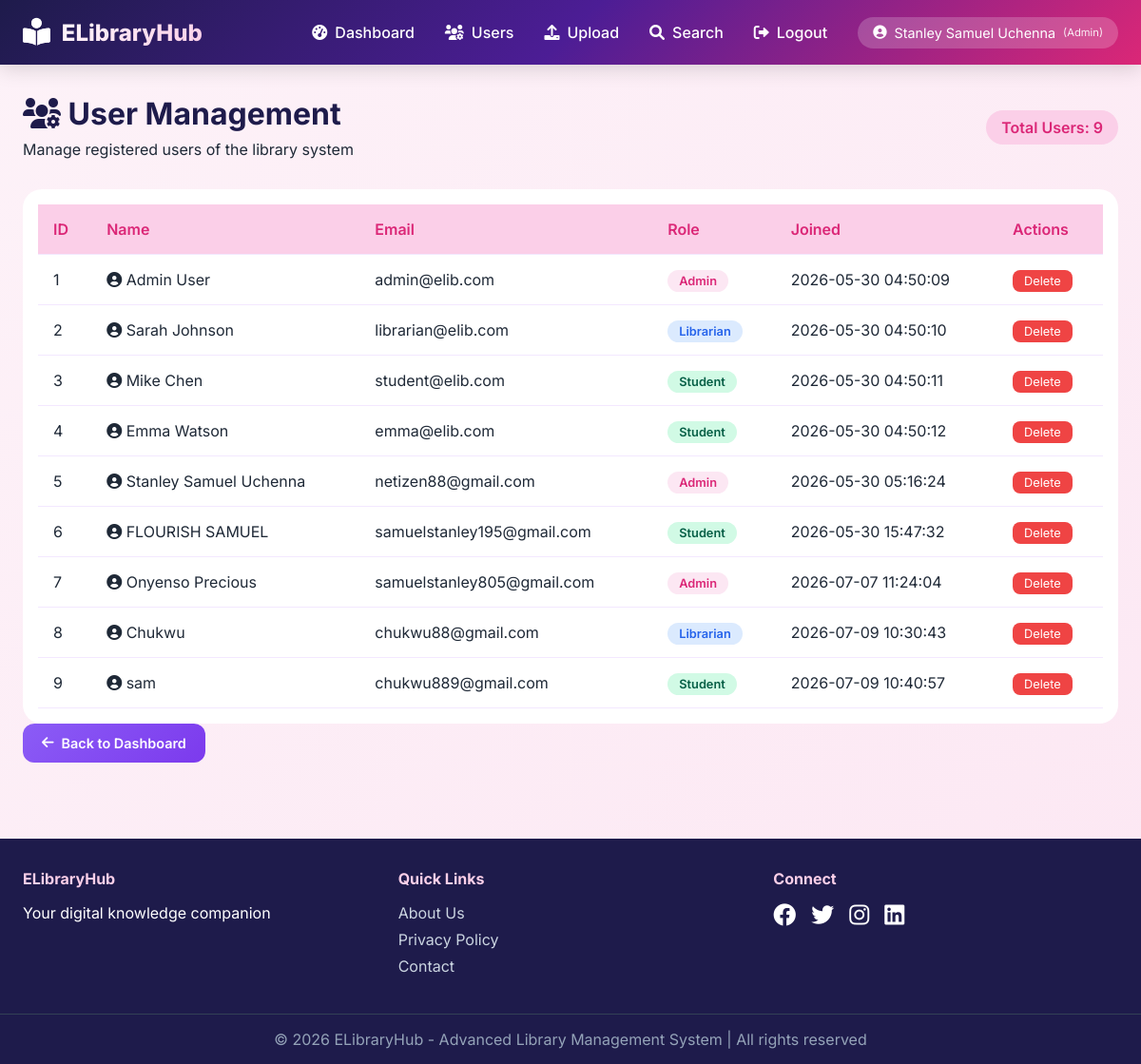
The page /manage_users (signed in) on the database its author committed.
### tables this page shows
CREATE TABLE users (
        id INTEGER PRIMARY KEY AUTOINCREMENT,
        name TEXT NOT NULL,
        email TEXT UNIQUE NOT NULL,
        password TEXT NOT NULL,
        role TEXT NOT NULL,
        profile_pic TEXT DEFAULT 'default.png',
        join_date TIMESTAMP DEFAULT CURRENT_TIMESTAMP
    );

### app.py (the view)
@app.route('/manage_users')
@login_required
@role_required('Admin')
def manage_users():
    conn = sqlite3.connect('database.db')
    c = conn.cursor()
    c.execute("SELECT id, name, email, role, join_date FROM users")
    users = c.fetchall()
    conn.close()
    return render_template('manage_users.html', users=users)

### app.py (called while the page is built)
def login_required(f):
    @wraps(f)
    def decorated_function(*args, **kwargs):
        if 'user_id' not in session:
            flash('Please login first!', 'error')
            return redirect(url_for('login'))
        return f(*args, **kwargs)
    return decorated_function

def role_required(*roles):
    def decorator(f):
        @wraps(f)
        def decorated_function(*args, **kwargs):
            if 'role' not in session or session['role'] not in roles:
                flash('Access denied! Insufficient permissions.', 'error')
                return redirect(url_for('dashboard_redirect'))
            return f(*args, **kwargs)
        return decorated_function
    return decorator

### templates/manage_users.html (shortened to what this page needs)
{% extends "base.html" %}
{% block content %}
<div class="dashboard">
    <div class="dashboard-header">
        <div><h1><i class="fas fa-users-cog"></i> User Management</h1><p>Manage registered users of the library system</p></div>
        <div><span class="total-badge">Total Users: {{ users|length }}</span></div>
    </div>
    <div class="users-table-container">
        <table class="users-table">
            <thead>
                <tr><th>ID</th><th>Name</th><th>Email</th><th>Role</th><th>Joined</th><th>Actions</th></tr>
            </thead>
            <tbody>
                {% for user in users %}
                <tr>
                    <td>{{ user[0] }}</td><td><i class="fas fa-user-circle"></i> {{ user[1] }}</td><td>{{ user[2] }}</td>
                    <td><span class="role-badge {{ user[3].lower() }}">{{ user[3] }}</span></td><td>{{ user[4] }}</td>
                    <td><a href="{{ url_for('delete_user', user_id=user[0]) }}" class="btn-delete-small" onclick="return confirm('Delete this user?')">Delete</a></td>
                </tr>
                {% endfor %}
            </tbody>
        </table>
    </div>
    <div class="back-link"><a href="{{ url_for('admin_dashboard') }}" class="btn-secondary"><i class="fas fa-arrow-left"></i> Back to Dashboard</a></div>
</div>
{% endblock %}

### templates/base.html (shortened to what this page needs)
<!DOCTYPE html>
<html lang="en">
<head>
    <link rel="stylesheet" href="{{ url_for('static', filename='css/style.css') }}">
    <link rel="stylesheet" href="https://cdnjs.cloudflare.com/ajax/libs/font-awesome/6.0.0-beta3/css/all.min.css">
</head>
<body>
    <div class="app-wrapper">
        <nav class="navbar" id="navbar">
            <div class="nav-container">
                <div class="logo">
                    <i class="fas fa-book-reader"></i>
                    <span>ELibrary<span class="logo-highlight">Hub</span></span>
                </div>
                <div class="nav-links-wrapper" id="navLinksWrapper">
                    <ul class="nav-links" id="navLinks">
                        {% if session.user_id %}
                            <li><a href="{{ url_for('dashboard_redirect') }}"><i class="fas fa-tachometer-alt"></i> Dashboard</a></li>
                            {% if session.role == 'Admin' %}
                                <li><a href="{{ url_for('manage_users') }}"><i class="fas fa-users-cog"></i> Users</a></li>
                                <li><a href="#" id="showUploadBtn"><i class="fas fa-upload"></i> Upload</a></li>
                            {% endif %}
                            <li><a href="#" id="showSearchBtn"><i class="fas fa-search"></i> Search</a></li>
                            <li><a href="{{ url_for('logout') }}"><i class="fas fa-sign-out-alt"></i> Logout</a></li>
                            <li class="user-greeting">
                                <i class="fas fa-user-circle"></i>
                                <span>{{ session.user_name }}</span>
                                <small>({{ session.role }})</small>
                            </li>
                        {% else %}
                            <li><a href="{{ url_for('login') }}"><i class="fas fa-sign-in-alt"></i> Login</a></li>
                            <li><a href="{{ url_for('register') }}"><i class="fas fa-user-plus"></i> Register</a></li>
                        {% endif %}
                    </ul>
                </div>
            </div>
        </nav>
        <main class="main-content">
            {% block content %}{% endblock %}
        </main>
        <footer class="footer">
            <div class="footer-content">
                <div class="footer-section">
                    <h4>ELibraryHub</h4>
                    <p>Your digital knowledge companion</p>
                </div>
                <div class="footer-section">
                    <h4>Quick Links</h4>
                    <a href="#">About Us</a>
                    <a href="#">Privacy Policy</a>
                    <a href="#">Contact</a>
                </div>
                <div class="footer-section">
                    <h4>Connect</h4>
                    <div class="social-icons">
                        <i class="fab fa-facebook"></i>
                        <i class="fab fa-twitter"></i>
                        <i class="fab fa-instagram"></i>
                        <i class="fab fa-linkedin"></i>
                    </div>
                </div>
            </div>
            <div class="footer-bottom">
                <p>&copy; 2026 ELibraryHub - Advanced Library Management System | All rights reserved</p>
            </div>
        </footer>
    </div>
</body>
</html>

### static/css/style.css (style rules this page uses)
:root { --primary: #ec489a; --primary-dark: #db2777; --primary-light: #fbcfe8; --secondary: #8b5cf6; --secondary-dark: #7c3aed; --dark: #1e1b4b; --light: #fdf2f8; --gray: #6b7280; --success: #10b981; --error: #ef4444; --warning: #f59e0b; --info: #3b82f6; }
* { margin: 0; padding: 0; box-sizing: border-box; }
body { font-family: 'Inter', sans-serif; background: linear-gradient(135deg, #fdf2f8 0%, #fce7f3 100%); min-height: 100vh; color: #1f2937; }
.app-wrapper { display: flex; flex-direction: column; min-height: 100vh; }
.main-content { flex: 1; max-width: 1400px; margin: 0 auto; padding: 2rem 1.5rem; width: 100%; }
.navbar { background: linear-gradient(135deg, #1e1b4b 0%, #4c1d95 50%, #db2777 100%); color: white; padding: 1rem 0; position: sticky; top: 0; z-index: 1000; box-shadow: 0 4px 20px rgba(0,0,0,0.15); }
.nav-container { max-width: 1400px; margin: 0 auto; display: flex; justify-content: space-between; align-items: center; padding: 0 1.5rem; position: relative; }
.logo { display: flex; align-items: center; gap: 0.75rem; font-size: 1.5rem; font-weight: 800; background: linear-gradient(135deg, #fff, #fbcfe8); -webkit-background-clip: text; -webkit-text-fill-color: transparent; background-clip: text; }
.logo i { font-size: 1.8rem; background: none; -webkit-text-fill-color: white; color: white; }
.logo-highlight { font-weight: 800; }
.nav-links-wrapper { display: flex; }
.nav-links { display: flex; list-style: none; gap: 2rem; align-items: center; }
.nav-links li a { color: white; text-decoration: none; font-weight: 500; transition: all 0.3s; display: inline-flex; align-items: center; gap: 0.5rem; padding: 0.5rem 0; position: relative; }
.nav-links li a::after { content: ''; position: absolute; bottom: 0; left: 0; width: 0; height: 2px; background: white; transition: width 0.3s; }
.user-greeting { background: rgba(255,255,255,0.2); padding: 0.5rem 1rem; border-radius: 50px; font-size: 0.9rem; display: flex; align-items: center; gap: 0.5rem; }
.user-greeting small { font-size: 0.7rem; opacity: 0.9; }
.btn-secondary { background: linear-gradient(135deg, var(--secondary), var(--secondary-dark)); color: white; border: none; padding: 0.75rem 1.25rem; border-radius: 12px; font-size: 0.9rem; font-weight: 600; cursor: pointer; transition: all 0.3s; display: inline-flex; align-items: center; gap: 0.5rem; text-decoration: none; }
.dashboard-header { margin-bottom: 2rem; display: flex; justify-content: space-between; align-items: center; flex-wrap: wrap; gap: 1rem; }
.dashboard-header h1 { font-size: 2rem; color: var(--dark); margin-bottom: 0.5rem; }
.users-table-container { overflow-x: auto; background: white; border-radius: 20px; padding: 1rem; }
.users-table { width: 100%; border-collapse: collapse; }
.users-table th, .users-table td { padding: 1rem; text-align: left; border-bottom: 1px solid #f3e8ff; }
.users-table th { background: var(--primary-light); color: var(--primary-dark); font-weight: 600; }
.role-badge { padding: 0.25rem 0.75rem; border-radius: 50px; font-size: 0.8rem; font-weight: 600; }
.role-badge.admin { background: #fce7f3; color: #db2777; }
.role-badge.librarian { background: #dbeafe; color: #2563eb; }
.role-badge.student { background: #d1fae5; color: #065f46; }
.btn-delete-small { background: var(--error); color: white; padding: 0.25rem 0.75rem; border-radius: 8px; text-decoration: none; font-size: 0.8rem; }
.total-badge { background: var(--primary-light); color: var(--primary-dark); padding: 0.5rem 1rem; border-radius: 50px; font-weight: 600; }
.footer { background: #1e1b4b; color: white; margin-top: 3rem; }
.footer-content { max-width: 1400px; margin: 0 auto; padding: 2rem 1.5rem; display: grid; grid-template-columns: repeat(auto-fit, minmax(200px, 1fr)); gap: 2rem; }
.footer-section h4 { margin-bottom: 1rem; color: var(--primary-light); }
.footer-section a { color: #cbd5e1; text-decoration: none; display: block; margin-bottom: 0.5rem; }
.social-icons { display: flex; gap: 1rem; font-size: 1.5rem; cursor: pointer; }
.social-icons i { transition: transform 0.3s; }
.footer-bottom { text-align: center; padding: 1rem; border-top: 1px solid #334155; color: #94a3b8; }

### rows shown on the page
users: user_name "Stanley Samuel Uchenna", id "5", name "Stanley Samuel Uchenna", email "netizen88@gmail.com", role "Admin", join_date "2026-05-30 05:16:24"
users: id "1", name "Admin User", email "admin@elib.com", role "Admin", join_date "2026-05-30 04:50:09"
users: id "2", name "Sarah Johnson", email "librarian@elib.com", role "Librarian", join_date "2026-05-30 04:50:10"
users: id "3", name "Mike Chen", email "student@elib.com", role "Student", join_date "2026-05-30 04:50:11"
users: id "4", name "Emma Watson", email "emma@elib.com", role "Student", join_date "2026-05-30 04:50:12"
users: id "6", name "FLOURISH SAMUEL", email "samuelstanley195@gmail.com", role "Student", join_date "2026-05-30 15:47:32"
users: id "7", name "Onyenso Precious", email "samuelstanley805@gmail.com", role "Admin", join_date "2026-07-07 11:24:04"
users: id "8", name "Chukwu", email "chukwu88@gmail.com", role "Librarian", join_date "2026-07-09 10:30:43"
users: id "9", name "sam", email "chukwu889@gmail.com", role "Student", join_date "2026-07-09 10:40:57"

### other values the page prints
{{ session.role }} "Admin"
{{ users|length }} "9"
